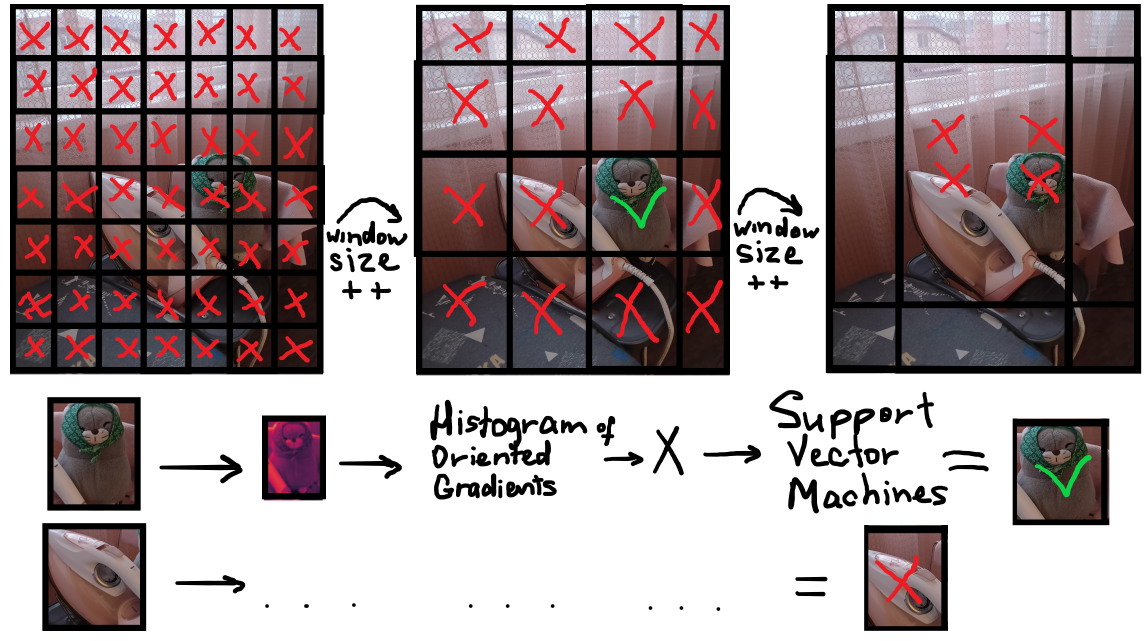
#> input picture Tusya_ObjectRecognition/window_slide_illustration.jpg, 6871 x 3842 px, given as the content of the folder PositiveTusya, which was not available (shown at 1/6 size); the run also reads 1 picture not shown here
$ jupyter execute --allow-errors 'Tusya Regognition.ipynb'   (text cells are left out)
#> lines starting #> are read from the running program, lines starting #| are printed output that depends on the picture; pictures that were not available may be replaced by others from this repository, and a replacement may not be noted
[cell 1]
import numpy as np
import matplotlib.pyplot as plt
import seaborn as sns
from tqdm import tqdm
import random
import time
import os

from sklearn.svm import SVC
from sklearn.metrics import accuracy_score, roc_auc_score, roc_curve, precision_recall_curve
from sklearn.metrics import confusion_matrix, ConfusionMatrixDisplay, classification_report
from sklearn.model_selection import StratifiedKFold
from skimage.feature import hog

import PIL
import cv2

sns.set_theme(palette='pastel')
plt.rcParams["axes.grid"] = False

[cell 2]
def load_images(path):
#> called with path = 'PositiveTusya'
    images = []
    os.chdir(path)
    for img_name in os.listdir('.'):
        img = np.array(PIL.Image.open(img_name))
#> img is the input picture: shape (3842, 6871, 3); mean R, G, B 164, 151, 152.4
        img = cv2.cvtColor(img,cv2.COLOR_RGB2GRAY)
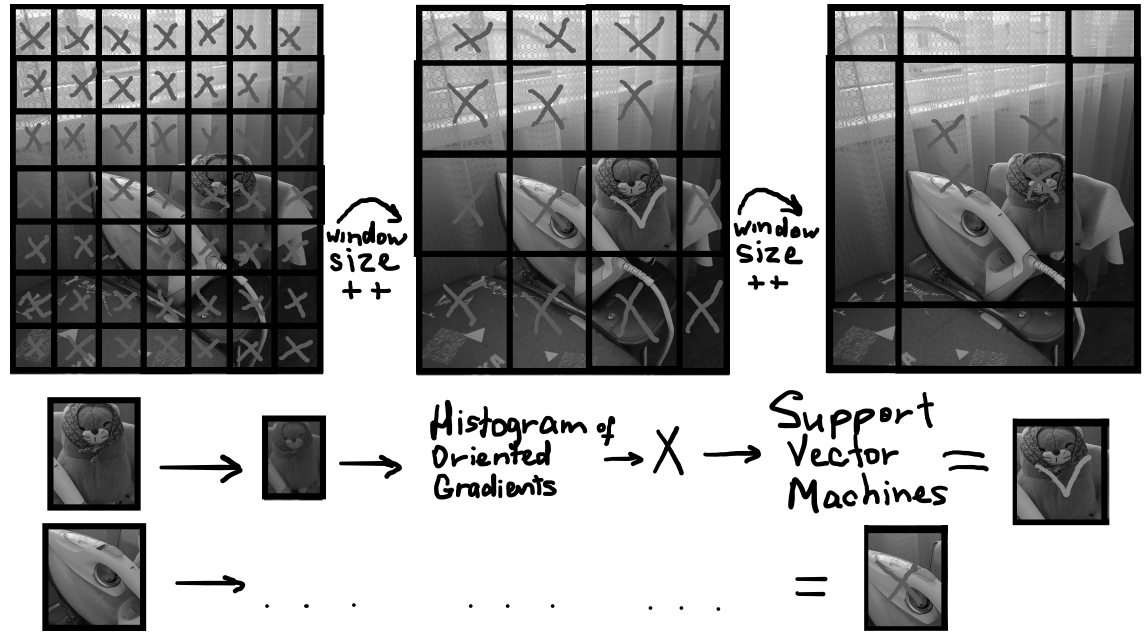
#> img: shape (3842, 6871) (shown at 1/6 size); min 0, max 255, mean 155.1
        img = cv2.resize(img, MIN_SIZE)
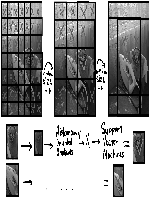
#> img: shape (200, 150); min 0, max 255, mean 155.4
        images.append(img)
    os.chdir('..')
    return images

[cell 3]
def get_hog(img):
    img_features, visual = hog(img, pixels_per_cell = PIXELS_PER_CELL,
                               cells_per_block = CELLS_PER_BLOCK,
#                                block_norm = BLOCK_NORM,
                               visualize = True)
    return np.array(img_features), visual

[cell 4]
path1 = 'PositiveTusya'
path2 = 'NegativeTusya'
MIN_SIZE = (150,200)

PIXELS_PER_CELL = (15,15)
CELLS_PER_BLOCK = (1,1)
BLOCK_NORM = 'L2'

[cell 5]
positive_tusya = load_images(path1)
#> positive_tusya = 1 item
negative_tusya = load_images(path2)
#> negative_tusya = 1 item

[cell 6]
fig, axs = plt.subplots(2,3, figsize=(10,8))
axs = axs.flatten()
for i in range(3):
    axs[i].imshow(positive_tusya[random.choice(range(len(positive_tusya)))])
    axs[i+3].imshow(negative_tusya[random.choice(range(len(negative_tusya)))])

[cell 7]
pos_features = np.array([get_hog(x)[0] for x in positive_tusya])
#> in get_hog, `img_features, visual = hog(img, pixels_per_cell = PIXELS_PER_CELL, cel..`:
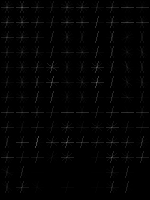
#> visual: shape (200, 150) float64; min 0, max 109, mean 3.1
#> in get_hog, `img_features, visual = hog(img, pixels_per_cell = PIXELS_PER_CELL, cel..`: img_features = 1170 values, max 1 at index 1012, min 0 at index 55, mean 0.252
neg_features = np.array([get_hog(x)[0] for x in negative_tusya])
pos_labels = np.ones(pos_features.shape[0])
#> pos_labels = [1]
neg_labels = np.zeros(neg_features.shape[0])
#> neg_labels = [0]

X = np.concatenate([pos_features, neg_features])
y = np.concatenate([pos_labels, neg_labels])
#> y = [1, 0]

print('Shape of Positives:', pos_features.shape)
#| Shape of Positives: (1, 1170)
print('Shape of Negatives:', neg_features.shape)
#| Shape of Negatives: (1, 1170)
print('Shape of X:', X.shape)
#| Shape of X: (2, 1170)
print('Shape of y:', y.shape)
#| Shape of y: (2,)

[cell 8]
fig, axs = plt.subplots(2,2, figsize=(10,8))

for i, dataset in zip(range(2), (positive_tusya, negative_tusya)):
    sample_index = random.choice(range(len(dataset)))
    features, visual_pos = get_hog(dataset[sample_index])

    axs[i, 0].imshow(dataset[sample_index])
    axs[i, 1].imshow(visual_pos)
#> this loop made 2 passes
plt.tight_layout()
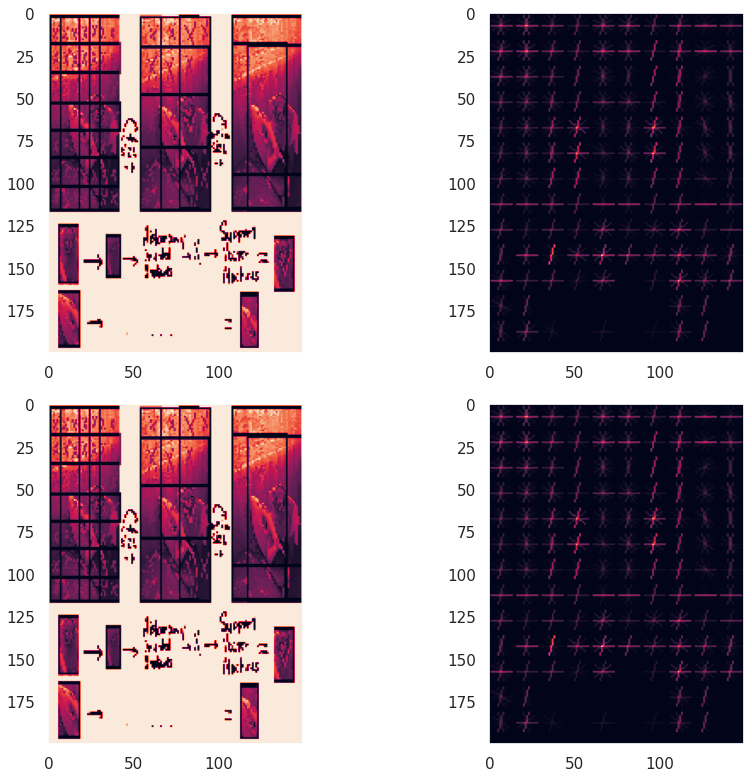
#> figure drawn by matplotlib, 4 panels

[cell 9]
skf = StratifiedKFold(4, shuffle=True, random_state=582002)

#> (the rest of this cell did not finish here and is left out)

#> (a cell that did not finish here is left out)

#> (a cell that did not finish here is left out)

[cell 12]
plt.rcParams['axes.grid'] = False
#> (the rest of this cell did not finish here and is left out)

[cell 13]
svc = SVC(kernel='rbf').fit(X, y)

[cell 14]
def detect(image, min_win_size=MIN_SIZE, step=15, window_growth=10, print_time=True):

    mask = np.zeros(image.shape[:2])
    hIm, wIm = image.shape[:2]

    # Simple calculations below find maximum window size preserving proportions of rectangle
    max_win_height = min_win_size[1] * (hIm // min_win_size[1])
    max_win_width = int(max_win_height * (min_win_size[0] / min_win_size[1]))
    # Window size is increasing in geometric progression
    width_range = np.int64(np.geomspace(min_win_size[0], max_win_height, window_growth))
    height_range = np.int64(np.geomspace(min_win_size[1], max_win_height, window_growth))

    # After each scanning window increases
    for win_width, win_height in zip(width_range, height_range):
        start_time = time.time()
        # w1 is the left coordinate of window width in the image, w2 is the right one
        for w1, w2 in zip(range(0, wIm - win_width, step), range(win_width, wIm, step)):
            # h1 is the top coordinate, h2 is the bottom
            for h1, h2 in zip(
                range(0, hIm - win_height, step), range(win_height, hIm, step)):

                window = image[h1:h2, w1:w2]
                resized_window = cv2.resize(window, MIN_SIZE)
                features_of_window = hog(
                    resized_window,
                    pixels_per_cell=PIXELS_PER_CELL,
                    cells_per_block=CELLS_PER_BLOCK)

                prediction = svc.predict([features_of_window])
                if prediction == 1:
                    mask[h1:h2, w1:w2] += 10

        end_time = time.time()
        if print_time:
            print("Iteration duration:", round(end_time - start_time), "sec")

    return mask

[cell 15]
def get_image(path, channel='RGB'):
#> called with channel = 'RGB'
    original_image = np.array(PIL.Image.open(path))
    hIm, wIm = original_image.shape[:2]
#> hIm = 3842; wIm = 6871

    if hIm > 2000:
        image = cv2.resize(original_image, (wIm//3, hIm//3))
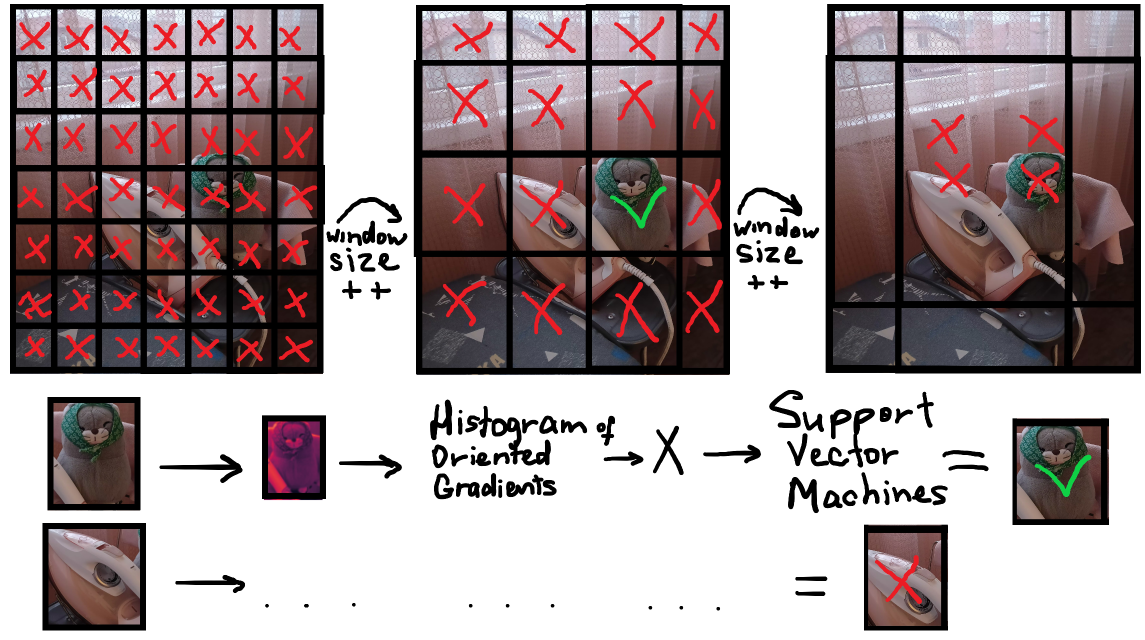
#> image: shape (1280, 2290, 3) (shown at 1/2 size); mean R, G, B 163.9, 150.9, 152.3
    else:
        image = original_image.copy()

    if channel == "RGB":
        image = cv2.cvtColor(image, cv2.COLOR_RGB2GRAY)
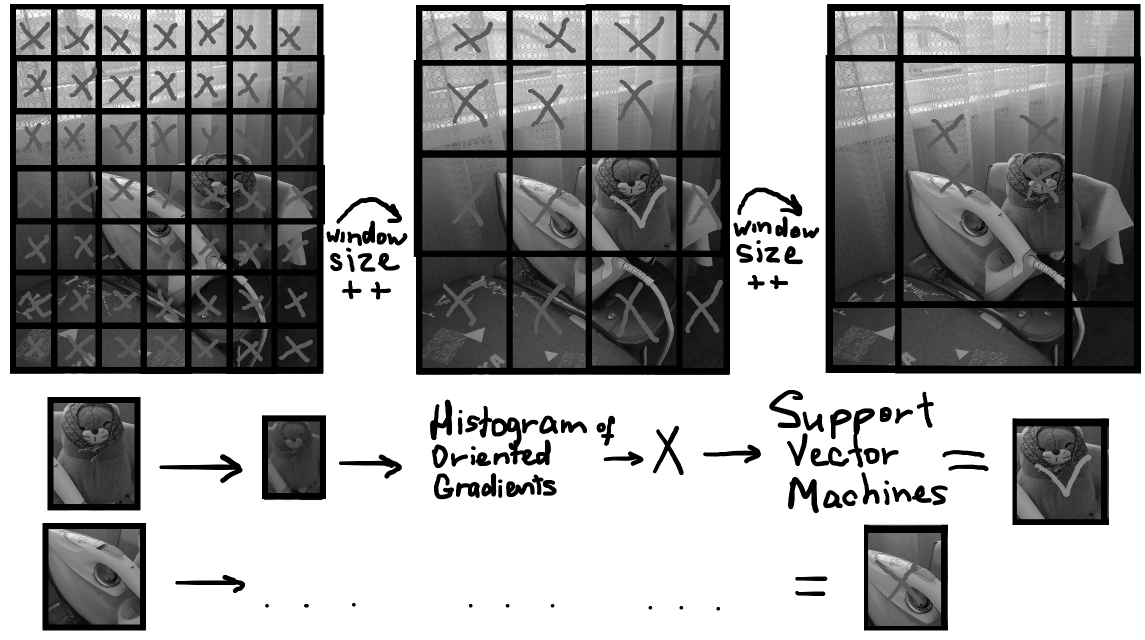
#> image: shape (1280, 2290) (shown at 1/2 size); min 0, max 255, mean 155
    elif channel == "BGR":
        image = cv2.cvtColor(image, cv2.COLOR_BGR2GRAY)

    return image

[cell 16]
paths = ['PositiveTusyaOriginal/IMG20240303174750.jpeg',
         'PositiveTusyaOriginal/IMG20240303174404.jpeg',
         'PositiveTusyaOriginal/IMG20240303174311.jpeg',
         'PositiveTusyaOriginal/IMG20240303174218.jpeg',
         'pentagonFiles/IMG20231007002834.jpg',
         'pentagonFiles/photo3.jpg']

#> (the rest of this cell did not finish here and is left out)
